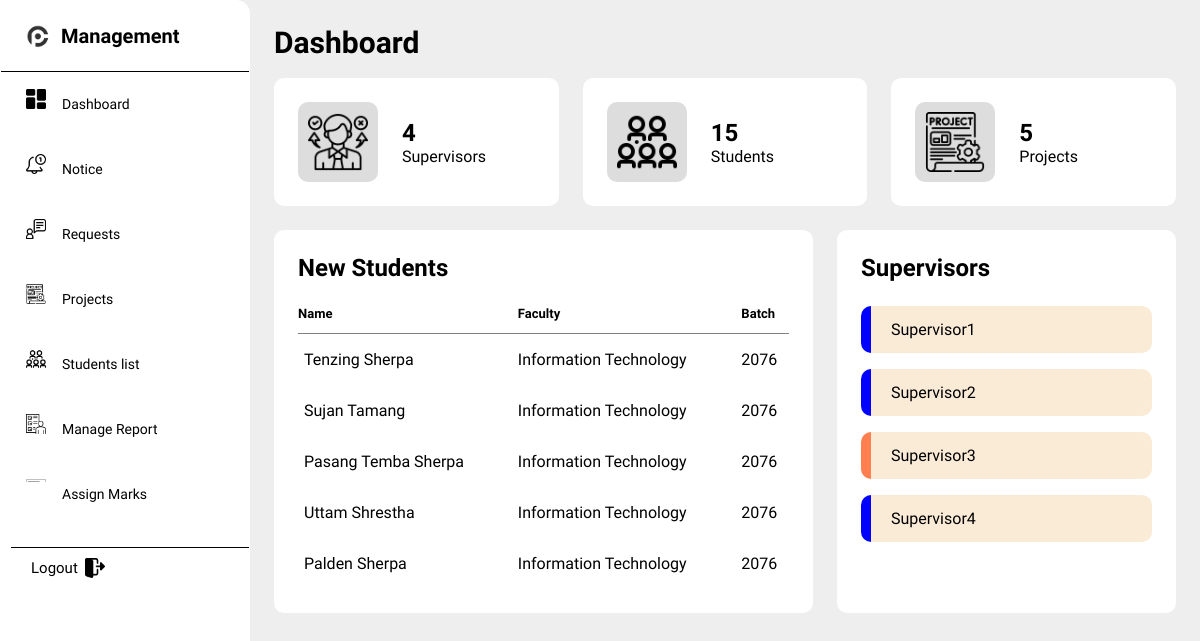
Page /supervisor/sdashboard.php on the committed database.
### tables this page shows
CREATE TABLE `users` (
  `user_id` int(255) NOT NULL,
  `username` varchar(255) NOT NULL,
  `email` varchar(255) NOT NULL,
  `password` varchar(255) NOT NULL,
  `cpassword` varchar(255) NOT NULL,
  `faculty` varchar(255) NOT NULL,
  `batch` year(4) NOT NULL,
  `joined_at` timestamp NOT NULL DEFAULT current_timestamp()
);

### supervisor/sdashboard.php (the view, shortened to what this page needs)
<?php
include('../sidebar.php');
include('../html/dbcon.php');
$dashboard_data = "SELECT
            (SELECT COUNT(*) FROM projects) AS project_count,
            (SELECT COUNT(*) FROM users) AS user_count,
            (SELECT COUNT(*) FROM supervisors) AS supervisor_count";
$result = mysqli_query($con, $dashboard_data);
$row = mysqli_fetch_assoc($result);
$project_count = $row['project_count'];
$user_count = $row['user_count'];
$supervisor_count = $row['supervisor_count'];
?>
<!DOCTYPE html>
<html lang="en">
<head>
    <link rel="stylesheet" href="../css/style.css">
</head>
<body>
		<section id="sarnuparyo">
            <main>
                <h1> Dashboard</h1>
                <ul class="box-info">
                	<li>
					<img src="../illustrations/supervisor.png" class="bx"></i>
					<span class="text">
						<h3><?php echo $supervisor_count; ?></h3>
						<p>Supervisors</p>
					</span>
				</li>
				<li>
					<img src="../illustrations/students.png" class="bx" ></i>
					<span class="text">
						<h3><?php echo $user_count; ?></h3>
						<p>Students</p>
					</span>
				</li>
				<li>
					<img src="../illustrations/project.png" class="bx" >
					<span class="text">
						<h3><?php echo $project_count; ?></h3>
						<p>Projects</p>
					</span>
				</li>
			</ul>
            <div class="table-data">
				<div class="order">
					<div class="head">
						<h3>New Students</h3>
					</div>
					<table>
						<thead>
							<tr>
								<th>Name</th>
								<th>Faculty</th>
								<th>Batch</th>
							</tr>
						</thead>
						<tbody>
 <?php
 $recent_query = "SELECT * FROM users ORDER BY joined_at DESC LIMIT 5";
$recent_users_array = mysqli_query($con, $recent_query);
while($res= mysqli_fetch_array($recent_users_array)){
?><tr>
	<td><?php echo $res['username'];?></td>
	<td><?php echo $res['faculty'];?></td>
	<td><?php echo $res['batch'];?></td>
</tr>
<?php
}
?>
						</tbody>
					</table>
				</div>
				<div class="todo">
					<div class="head">
						<h3>Supervisors</h3>
					</div>
					<ul class="todo-list">
						<li class="completed">
							<p>Supervisor1</p>
						</li>
						<li class="completed">
							<p>Supervisor2</p>
						</li>
						<li class="not-completed">
							<p>Supervisor3</p>
						</li>
						<li class="completed">
							<p>Supervisor4</p>
						</li>
					</ul>
				</div>
			</div>
            </main>
        </section>
</body>
</html>

### css/style.css (style rules this page uses)
* { margin: 0; padding: 0; box-sizing: border-box; font-family: 'Ubuntu', sans-serif; }
body { width: 100%; overflow-x: auto; background: #eee; background-size: cover; background-position: center center; background-attachment: fixed; }
li { list-style: none; }
#sarnuparyo { position: relative; width: calc(100% - 250px); transition: .5s ease; left: 100px; }
#sarnuparyo main { width: 100%; padding: 25px 24px; overflow-y: auto; }
#sarnuparyo main h1 { font-size: 30px; font-weight: 700; margin-bottom: 10px; }
#sarnuparyo main .box-info { display: grid; grid-template-columns: repeat(auto-fit, minmax(240px, 1fr)); grid-gap: 24px; margin-top: 18px; }
#sarnuparyo main .box-info li { padding: 24px; background: white; border-radius: 10px; display: flex; align-items: center; grid-gap: 24px; }
#sarnuparyo main .box-info li .bx { width: 80px; height: 80px; border-radius: 10px; font-size: 36px; display: flex; justify-content: center; align-items: center; padding: 10px; }
#sarnuparyo main .box-info li:nth-child(1) .bx { background: #ddd; color: blue; }
#sarnuparyo main .box-info li:nth-child(2) .bx { background: #ddd; color: green; }
#sarnuparyo main .box-info li:nth-child(3) .bx { background: #ddd; color: coral; }
#sarnuparyo main .box-info li .text h3 { font-size: 24px; font-weight: 600; color: black; }
#sarnuparyo main .box-info li .text p { color: black; }
#sarnuparyo main .table-data { display: flex; flex-wrap: wrap; grid-gap: 24px; margin-top: 24px; width: 100%; color: black; }
#sarnuparyo main .table-data > div { border-radius: 10px; background: white; padding: 24px; overflow-x: auto; }
#sarnuparyo main .table-data .head { display: flex; align-items: center; grid-gap: 16px; margin-bottom: 24px; }
#sarnuparyo main .table-data .head h3 { margin-right: auto; font-size: 24px; font-weight: 600; }
#sarnuparyo main .table-data .order { flex-grow: 1; flex-basis: 500px; }
#sarnuparyo main .table-data .order table { width: 100%; border-collapse: collapse; }
#sarnuparyo main .table-data .order table th { padding-bottom: 12px; font-size: 13px; text-align: left; border-bottom: 1px solid gray; }
#sarnuparyo main .table-data .order table td { padding: 16px 0; }
#sarnuparyo main .table-data .order table tr td:first-child { display: flex; align-items: center; grid-gap: 12px; padding-left: 6px; }
#sarnuparyo main .table-data .todo { flex-grow: 1; flex-basis: 300px; }
#sarnuparyo main .table-data .todo .todo-list { width: 100%; }
#sarnuparyo main .table-data .todo .todo-list li { width: 100%; margin-bottom: 16px; background: antiquewhite; border-radius: 10px; padding: 14px 20px; display: flex; justify-content: space-between; align-items: center; }
#sarnuparyo main .table-data .todo .todo-list li.completed { border-left: 10px solid blue; }
#sarnuparyo main .table-data .todo .todo-list li.not-completed { border-left: 10px solid coral; }
#sarnuparyo main .table-data .todo .todo-list li:last-child { margin-bottom: 0; }

### sidebar.php (style rules this page uses)
body { margin: 0; font-family: 'Ubuntu', sans-serif; }
* { margin: 0; padding: 0; list-style: none; text-decoration: none; box-sizing: border-box; }
#check:checked ~ #sarnuparyo { margin-left: 150px; }

### rows in the picture
users: username "Tenzing Sherpa", faculty "Information Technology", batch "2076"
users: username "Sujan Tamang", faculty "Information Technology", batch "2076"
users: username "Pasang Temba Sherpa", faculty "Information Technology", batch "2076"
users: username "Uttam Shrestha", faculty "Information Technology", batch "2076"
users: username "Palden Sherpa", faculty "Information Technology", batch "2076"

### other values in the picture
$supervisor_count "4"
$user_count "15"
$project_count "5"
